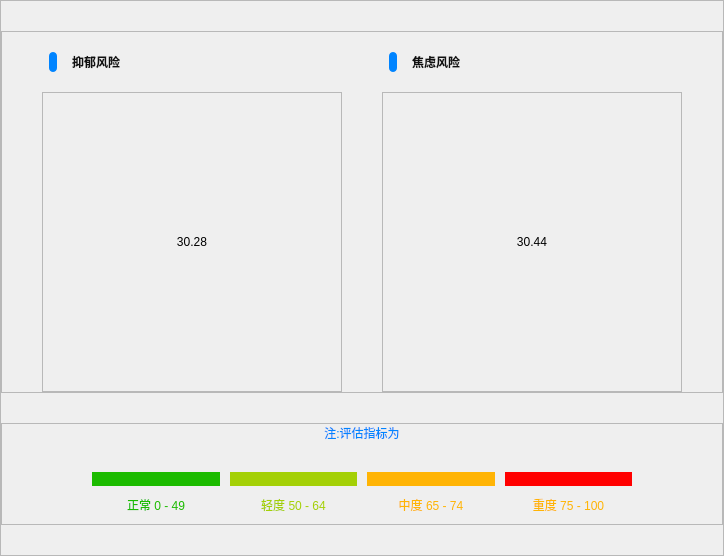
            <widget class="QFrame" name="frame_3">
             <property name="frameShape">
              <enum>QFrame::StyledPanel</enum>
             </property>
             <property name="frameShadow">
              <enum>QFrame::Raised</enum>
             </property>
             <layout class="QVBoxLayout" name="verticalLayout_13">
              <property name="spacing">
               <number>30</number>
              </property>
              <property name="leftMargin">
               <number>0</number>
              </property>
              <property name="topMargin">
               <number>30</number>
              </property>
              <property name="rightMargin">
               <number>0</number>
              </property>
              <property name="bottomMargin">
               <number>30</number>
              </property>
              <item>
               <widget class="QFrame" name="frame_5">
                <property name="frameShape">
                 <enum>QFrame::StyledPanel</enum>
                </property>
                <property name="frameShadow">
                 <enum>QFrame::Raised</enum>
                </property>
                <layout class="QHBoxLayout" name="horizontalLayout_6">
                 <property name="spacing">
                  <number>0</number>
                 </property>
                 <property name="leftMargin">
                  <number>0</number>
                 </property>
                 <property name="topMargin">
                  <number>0</number>
                 </property>
                 <property name="rightMargin">
                  <number>0</number>
                 </property>
                 <property name="bottomMargin">
                  <number>0</number>
                 </property>
                 <item>
                  <spacer name="horizontalSpacer_2">
                   <property name="orientation">
                    <enum>Qt::Horizontal</enum>
                   </property>
                   <property name="sizeHint" stdset="0">
                    <size>
                     <width>40</width>
                     <height>20</height>
                    </size>
                   </property>
                  </spacer>
                 </item>
                 <item>
                  <widget class="QWidget" name="widget_5" native="true">
                   <property name="minimumSize">
                    <size>
                     <width>300</width>
                     <height>360</height>
                    </size>
                   </property>
                   <property name="maximumSize">
                    <size>
                     <width>300</width>
                     <height>360</height>
                    </size>
                   </property>
                   <layout class="QVBoxLayout" name="verticalLayout_11" stretch="2,10">
                    <property name="spacing">
                     <number>0</number>
                    </property>
                    <property name="leftMargin">
                     <number>0</number>
                    </property>
                    <property name="topMargin">
                     <number>0</number>
                    </property>
                    <property name="rightMargin">
                     <number>0</number>
                    </property>
                    <property name="bottomMargin">
                     <number>0</number>
                    </property>
                    <item>
                     <layout class="QHBoxLayout" name="horizontalLayout_7">
                      <property name="spacing">
                       <number>15</number>
                      </property>
                      <property name="leftMargin">
                       <number>7</number>
                      </property>
                      <property name="topMargin">
                       <number>0</number>
                      </property>
                      <item>
                       <widget class="QLabel" name="label_22">
                        <property name="minimumSize">
                         <size>
                          <width>8</width>
                          <height>20</height>
                         </size>
                        </property>
                        <property name="maximumSize">
                         <size>
                          <width>8</width>
                          <height>20</height>
                         </size>
                        </property>
                        <property name="styleSheet">
                         <string notr="true">
background-color: rgb(0,132,255);
border-radius: 4px;
</string>
                        </property>
                        <property name="text">
                         <string/>
                        </property>
                       </widget>
                      </item>
                      <item>
                       <widget class="QLabel" name="label_23">
                        <property name="styleSheet">
                         <string notr="true">color: rgb(16, 16, 16);
font: 75 12pt &quot;微软雅黑&quot;;
font-weight: bold;</string>
                        </property>
                        <property name="text">
                         <string>抑郁风险</string>
                        </property>
                       </widget>
                      </item>
                      <item>
                       <spacer name="horizontalSpacer_3">
                        <property name="orientation">
                         <enum>Qt::Horizontal</enum>
                        </property>
                        <property name="sizeHint" stdset="0">
                         <size>
                          <width>40</width>
                          <height>20</height>
                         </size>
                        </property>
                       </spacer>
                      </item>
                     </layout>
                    </item>
                    <item>
                     <widget class="QFrame" name="frame_8">
                      <property name="styleSheet">
                       <string notr="true"/>
                      </property>
                      <property name="frameShape">
                       <enum>QFrame::StyledPanel</enum>
                      </property>
                      <property name="frameShadow">
                       <enum>QFrame::Raised</enum>
                      </property>
                      <layout class="QVBoxLayout" name="verticalLayout_4">
                       <item>
                        <widget class="QLabel" name="label_3">
                         <property name="styleSheet">
                          <string notr="true"/>
                         </property>
                         <property name="text">
                          <string>30.28</string>
                         </property>
                         <property name="alignment">
                          <set>Qt::AlignCenter</set>
                         </property>
                        </widget>
                       </item>
                      </layout>
                     </widget>
                    </item>
                   </layout>
                  </widget>
                 </item>
                 <item>
                  <spacer name="horizontalSpacer">
                   <property name="orientation">
                    <enum>Qt::Horizontal</enum>
                   </property>
                   <property name="sizeHint" stdset="0">
                    <size>
                     <width>40</width>
                     <height>20</height>
                    </size>
                   </property>
                  </spacer>
                 </item>
                 <item>
                  <widget class="QWidget" name="widget_6" native="true">
                   <property name="minimumSize">
                    <size>
                     <width>300</width>
                     <height>360</height>
                    </size>
                   </property>
                   <property name="maximumSize">
                    <size>
                     <width>300</width>
                     <height>360</height>
                    </size>
                   </property>
                   <layout class="QVBoxLayout" name="verticalLayout_12" stretch="2,10">
                    <property name="spacing">
                     <number>0</number>
                    </property>
                    <property name="leftMargin">
                     <number>0</number>
                    </property>
                    <property name="topMargin">
                     <number>0</number>
                    </property>
                    <property name="rightMargin">
                     <number>0</number>
                    </property>
                    <property name="bottomMargin">
                     <number>0</number>
                    </property>
                    <item>
                     <layout class="QHBoxLayout" name="horizontalLayout_9">
                      <property name="spacing">
                       <number>15</number>
                      </property>
                      <property name="leftMargin">
                       <number>7</number>
                      </property>
                      <property name="topMargin">
                       <number>0</number>
                      </property>
                      <item>
                       <widget class="QLabel" name="label_24">
                        <property name="minimumSize">
                         <size>
                          <width>8</width>
                          <height>20</height>
                         </size>
                        </property>
                        <property name="maximumSize">
                         <size>
                          <width>8</width>
                          <height>20</height>
                         </size>
                        </property>
                        <property name="styleSheet">
                         <string notr="true">
background-color: rgb(0,132,255);
border-radius: 4px;
</string>
                        </property>
                        <property name="text">
                         <string/>
                        </property>
                       </widget>
                      </item>
                      <item>
                       <widget class="QLabel" name="label_25">
                        <property name="styleSheet">
                         <string notr="true">color: rgb(16, 16, 16);
font: 75 12pt &quot;微软雅黑&quot;;
font-weight: bold;</string>
                        </property>
                        <property name="text">
                         <string>焦虑风险</string>
                        </property>
                       </widget>
                      </item>
                      <item>
                       <spacer name="horizontalSpacer_4">
                        <property name="orientation">
                         <enum>Qt::Horizontal</enum>
                        </property>
                        <property name="sizeHint" stdset="0">
                         <size>
                          <width>40</width>
                          <height>20</height>
                         </size>
                        </property>
                       </spacer>
                      </item>
                     </layout>
                    </item>
                    <item>
                     <widget class="QFrame" name="frame_9">
                      <property name="frameShape">
                       <enum>QFrame::StyledPanel</enum>
                      </property>
                      <property name="frameShadow">
                       <enum>QFrame::Raised</enum>
                      </property>
                      <layout class="QVBoxLayout" name="verticalLayout_14">
                       <item>
                        <widget class="QLabel" name="label_35">
                         <property name="styleSheet">
                          <string notr="true"/>
                         </property>
                         <property name="text">
                          <string>30.44</string>
                         </property>
                         <property name="alignment">
                          <set>Qt::AlignCenter</set>
                         </property>
                        </widget>
                       </item>
                      </layout>
                     </widget>
                    </item>
                   </layout>
                  </widget>
                 </item>
                 <item>
                  <spacer name="horizontalSpacer_6">
                   <property name="orientation">
                    <enum>Qt::Horizontal</enum>
                   </property>
                   <property name="sizeHint" stdset="0">
                    <size>
                     <width>40</width>
                     <height>20</height>
                    </size>
                   </property>
                  </spacer>
                 </item>
                </layout>
               </widget>
              </item>
              <item>
               <widget class="QFrame" name="frame_4">
                <property name="frameShape">
                 <enum>QFrame::StyledPanel</enum>
                </property>
                <property name="frameShadow">
                 <enum>QFrame::Raised</enum>
                </property>
                <layout class="QVBoxLayout" name="verticalLayout_5">
                 <property name="spacing">
                  <number>20</number>
                 </property>
                 <property name="leftMargin">
                  <number>80</number>
                 </property>
                 <property name="topMargin">
                  <number>0</number>
                 </property>
                 <property name="rightMargin">
                  <number>80</number>
                 </property>
                 <property name="bottomMargin">
                  <number>0</number>
                 </property>
                 <item>
                  <widget class="QLabel" name="label_26">
                   <property name="maximumSize">
                    <size>
                     <width>16777215</width>
                     <height>16777215</height>
                    </size>
                   </property>
                   <property name="styleSheet">
                    <string notr="true">color: rgb(0, 132, 255);
font: 75 14pt &quot;微软雅黑&quot;;</string>
                   </property>
                   <property name="text">
                    <string>注:评估指标为</string>
                   </property>
                   <property name="alignment">
                    <set>Qt::AlignCenter</set>
                   </property>
                  </widget>
                 </item>
                 <item>
                  <widget class="QFrame" name="frame_14">
                   <property name="minimumSize">
                    <size>
                     <width>0</width>
                     <height>0</height>
                    </size>
                   </property>
                   <property name="maximumSize">
                    <size>
                     <width>16777215</width>
                     <height>16777215</height>
                    </size>
                   </property>
                   <layout class="QHBoxLayout" name="horizontalLayout_13">
                    <property name="spacing">
                     <number>10</number>
                    </property>
                    <property name="leftMargin">
                     <number>10</number>
                    </property>
                    <property name="topMargin">
                     <number>10</number>
                    </property>
                    <property name="rightMargin">
                     <number>10</number>
                    </property>
                    <property name="bottomMargin">
                     <number>10</number>
                    </property>
                    <item>
                     <layout class="QVBoxLayout" name="verticalLayout_6">
                      <item>
                       <widget class="QLabel" name="label_27">
                        <property name="maximumSize">
                         <size>
                          <width>16777215</width>
                          <height>16777215</height>
                         </size>
                        </property>
                        <property name="styleSheet">
                         <string notr="true">background-color: rgba(28, 187, 0, 255);
border-radius: 8px;</string>
                        </property>
                        <property name="text">
                         <string/>
                        </property>
                       </widget>
                      </item>
                      <item>
                       <widget class="QLabel" name="label_28">
                        <property name="styleSheet">
                         <string notr="true">color: rgb(28, 187, 0);
font: 75 12pt &quot;微软雅黑&quot;;</string>
                        </property>
                        <property name="text">
                         <string>正常 0 - 49</string>
                        </property>
                        <property name="alignment">
                         <set>Qt::AlignCenter</set>
                        </property>
                       </widget>
                      </item>
                     </layout>
                    </item>
                    <item>
                     <layout class="QVBoxLayout" name="verticalLayout_7">
                      <item>
                       <widget class="QLabel" name="label_29">
                        <property name="maximumSize">
                         <size>
                          <width>16777215</width>
                          <height>16777215</height>
                         </size>
                        </property>
                        <property name="styleSheet">
                         <string notr="true">background-color: rgb(164, 208, 6);
border-radius: 8px;</string>
                        </property>
                        <property name="text">
                         <string/>
                        </property>
                       </widget>
                      </item>
                      <item>
                       <widget class="QLabel" name="label_30">
                        <property name="styleSheet">
                         <string notr="true">color: rgb(164, 208, 6);
font: 75 12pt &quot;微软雅黑&quot;;</string>
                        </property>
                        <property name="text">
                         <string>轻度 50 - 64</string>
                        </property>
                        <property name="alignment">
                         <set>Qt::AlignCenter</set>
                        </property>
                       </widget>
                      </item>
                     </layout>
                    </item>
                    <item>
                     <layout class="QVBoxLayout" name="verticalLayout_8">
                      <item>
                       <widget class="QLabel" name="label_31">
                        <property name="maximumSize">
                         <size>
                          <width>16777215</width>
                          <height>16777215</height>
                         </size>
                        </property>
                        <property name="styleSheet">
                         <string notr="true">border-radius: 8px;
background-color: rgb(255, 180, 5);</string>
                        </property>
                        <property name="text">
                         <string/>
                        </property>
                       </widget>
                      </item>
                      <item>
                       <widget class="QLabel" name="label_32">
                        <property name="styleSheet">
                         <string notr="true">color: rgb(255, 180, 5);
font: 75 12pt &quot;微软雅黑&quot;;</string>
                        </property>
                        <property name="text">
                         <string>中度 65 - 74</string>
                        </property>
                        <property name="alignment">
                         <set>Qt::AlignCenter</set>
                        </property>
                       </widget>
                      </item>
                     </layout>
                    </item>
                    <item>
                     <layout class="QVBoxLayout" name="verticalLayout_9">
                      <item>
                       <widget class="QLabel" name="label_33">
                        <property name="maximumSize">
                         <size>
                          <width>16777215</width>
                          <height>16777215</height>
                         </size>
                        </property>
                        <property name="styleSheet">
                         <string notr="true">border-radius: 8px;
background-color: rgb(255, 0, 0);</string>
                        </property>
                        <property name="text">
                         <string/>
                        </property>
                       </widget>
                      </item>
                      <item>
                       <widget class="QLabel" name="label_34">
                        <property name="styleSheet">
                         <string notr="true">color: rgb(255, 180, 5);
font: 75 12pt &quot;微软雅黑&quot;;</string>
                        </property>
                        <property name="text">
                         <string>重度 75 - 100</string>
                        </property>
                        <property name="alignment">
                         <set>Qt::AlignCenter</set>
                        </property>
                       </widget>
                      </item>
                     </layout>
                    </item>
                   </layout>
                  </widget>
                 </item>
                </layout>
               </widget>
              </item>
             </layout>
            </widget>
